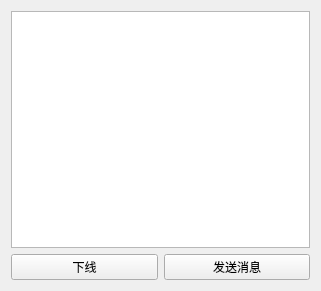
<?xml version="1.0" encoding="UTF-8"?>
<ui version="4.0">
 <class>itemForm</class>
 <widget class="QWidget" name="itemForm">
  <property name="geometry">
   <rect>
    <x>0</x>
    <y>0</y>
    <width>321</width>
    <height>291</height>
   </rect>
  </property>
  <property name="windowTitle">
   <string>Form</string>
  </property>
  <layout class="QVBoxLayout" name="verticalLayout">
   <item>
    <widget class="QTextEdit" name="textEdit"/>
   </item>
   <item>
    <layout class="QHBoxLayout" name="horizontalLayout">
     <item>
      <widget class="QPushButton" name="outButton">
       <property name="text">
        <string>下线</string>
       </property>
      </widget>
     </item>
     <item>
      <widget class="QPushButton" name="textButton">
       <property name="text">
        <string>发送消息</string>
       </property>
      </widget>
     </item>
    </layout>
   </item>
  </layout>
 </widget>
 <resources/>
 <connections/>
</ui>
